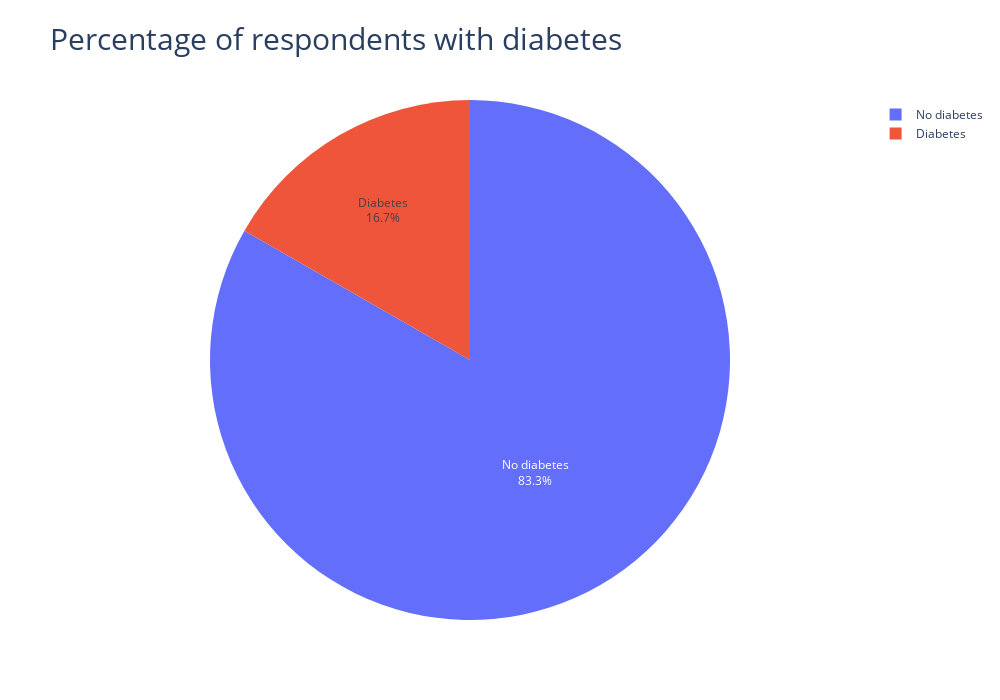

Notebook code for this chart:
### Markdown cell above
This column is the outcome variable (y), it contains data from the question - Ever told you had  diabetes?:

| Code | Description                                         |
|------|-----------------------------------------------------|
| 1    | Yes                                                 |
| 2    | Yes, only during pregnancy                          |
| 3    | No                                                  |
| 4    | No, but pre-diabetes                                |
| 7    | Not sure                                            |
| 9    | Refused                                             |
| BLANK| Missed                                              |

- I will remove rows 7,9 from table as its of no use
- i will merge rows with 1,2 responses as 1
- code 3 responses will be changed to code 0
- prediabetic code will be 

I will make this column into a binary outcome, that will help with the ML models later on in this project. 
1 = Diabetes
0 = No diabetes

### Code cell
# Remove rows 7,9 as responses
BRFSS_V2 = BRFSS_V2[BRFSS_V2['DIABETE4'] != 7]
BRFSS_V2 = BRFSS_V2[BRFSS_V2['DIABETE4'] != 9]

# Add new column onot table
BRFSS_V2['diabetes'] = BRFSS_V2['DIABETE4'].astype('int')

# Replace vals 
BRFSS_V2['diabetes'] = BRFSS_V2['diabetes'].replace({2:1, 3:0, 4:1})

diab_map = {0:'No diabetes', 1:'Diabetes'}
diab_dist = BRFSS_V2['diabetes'].map(diab_map)
diab_dist = diab_dist.value_counts()

plt.figure(figsize=(9,9))

# Create pie chart
fig = go.Figure(data=[go.Pie(labels=diab_dist.index, values=diab_dist, textinfo='label+percent')])

# Update layout for better visualization
fig.update_layout(
    title_text='Percentage of respondents with diabetes',
    title_font=dict(size=30),
    height=700,
    width=1000)

# Show plot
fig.show()

### Figure 1 — Plotly figure (JSON) as saved in the notebook; plotly's stock layout.template omitted (floating-point values rounded to 4 significant figures)
{"data": [{"labels": ["No diabetes", "Diabetes"], "textinfo": "label+percent", "type": "pie", "values": [288142, 57844]}], "layout": {"height": 700, "title": {"font": {"size": 30}, "text": "Percentage of respondents with diabetes"}, "width": 1000}}
